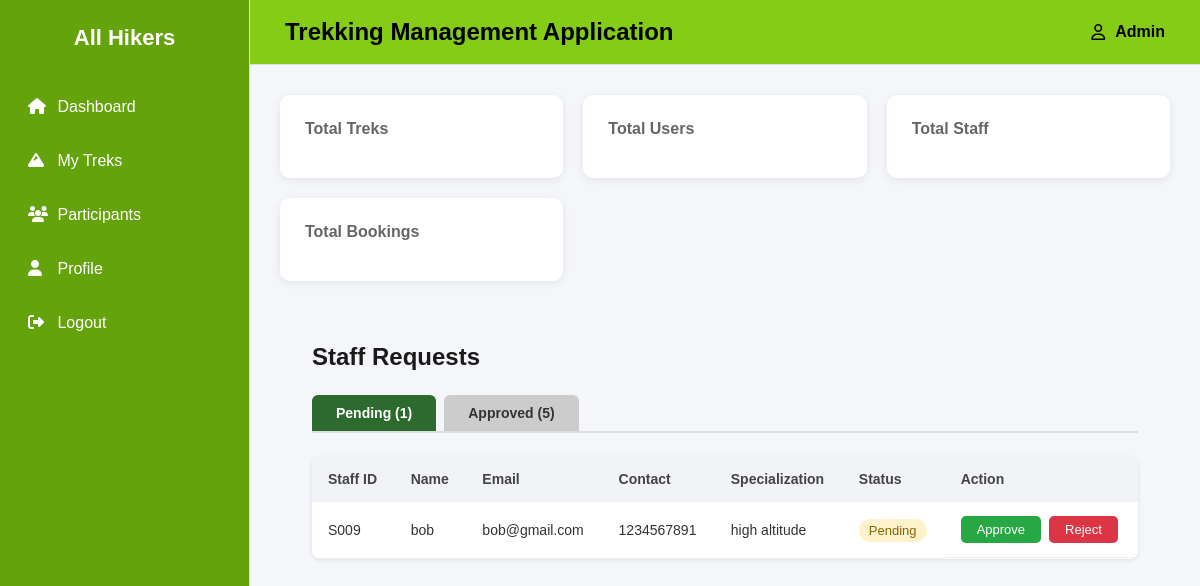
Screenshot of /admin_dashboard/staff with the database file from the repository.
### backend/models.py (models this page shows)
class Users(db.Model):
    __tablename__="users"
    id=db.Column(db.Integer,primary_key=True)
    role=db.Column(db.Integer,default=1)
    username=db.Column(db.String,nullable=False)
    password=db.Column(db.String,nullable=False)
    email=db.Column(db.String,nullable=False)
    address=db.Column(db.String,nullable=False)
    full_name=db.Column(db.String,nullable=False)
    pin_code=db.Column(db.String,nullable=False)
    is_approved = db.Column(db.Boolean, default=True)  # True for normal users
    booking=db.relationship("Booking",cascade="all,delete",backref="users",lazy=True) #User can access all of his bookings

class Staff_profile(db.Model):
    __tablename__="staff_profile"
    id=db.Column(db.Integer,primary_key=True)
    name=db.Column(db.String,nullable=False)
    user_id=db.Column(db.Integer, db.ForeignKey("users.id"),nullable=False)
    phone=db.Column(db.String,nullable=False)
    joined_at=db.Column(db.Date,nullable=False)
    experience_years=db.Column(db.Integer,nullable=False)
    specialization=db.Column(db.String,nullable=False)
    trek=db.relationship("Trek",cascade="all,delete",backref="staff_profile",lazy=True) #Staff profile can access its treks

### backend/controllers.py (the view)
@auth_bp.route('/admin_dashboard/staff')
def staff():
    active_tab = request.args.get('tab', 'pending')
    pending_staff = db.session.query(Users, Staff_profile).join(
        Staff_profile, Staff_profile.user_id == Users.id
    ).filter(Users.role == 2, Users.is_approved == False).all()
    approved_staff = db.session.query(Users, Staff_profile).join(
        Staff_profile, Staff_profile.user_id == Users.id
    ).filter(Users.role == 2, Users.is_approved == True).all()
    return render_template('approve_staff.html',pending_staff=pending_staff,approved_staff=approved_staff,active_tab=active_tab)

### templates/approve_staff.html (shortened to what this page needs)
{% extends "base.html" %}
{% block content %}
<link rel="stylesheet" href="{{ url_for('static', filename='css/approve_staff.css') }}">
<div class="staff-container">
    <h2 class="staff-title">Staff Requests</h2>
    <div class="tab-bar">
        <a href="{{ url_for('auth.staff', tab='pending') }}"
           class="tab-btn {{ 'tab-active' if active_tab == 'pending' else 'tab-inactive' }}">
            Pending ({{ pending_staff|length }})
        </a>
        <a href="{{ url_for('auth.staff', tab='approved') }}"
           class="tab-btn {{ 'tab-active' if active_tab == 'approved' else 'tab-inactive' }}">
            Approved ({{ approved_staff|length }})
        </a>
    </div>
    {% if active_tab == 'pending' %}
        {% if pending_staff %}
        <table class="staff-table">
            <thead>
                <tr>
                    <th>Staff ID</th>
                    <th>Name</th>
                    <th>Email</th>
                    <th>Contact</th>
                    <th>Specialization</th>
                    <th>Status</th>
                    <th>Action</th>
                </tr>
            </thead>
            <tbody>
                {% for user, profile in pending_staff %}
                <tr>
                    <td>S00{{ user.id }}</td>
                    <td>{{ profile.name }}</td>
                    <td>{{ user.email }}</td>
                    <td>{{ profile.phone }}</td>
                    <td>{{ profile.specialization }}</td>
                    <td><span class="badge badge-pending">Pending</span></td>
                    <td class="action-cell">
                        <a href="{{ url_for('auth.approve_staff', user_id=user.id) }}"
                           class="btn btn-approve">Approve</a>
                        <a href="{{ url_for('auth.reject_staff', user_id=user.id) }}"
                           class="btn btn-reject">Reject</a>
                    </td>
                </tr>
                {% endfor %}
            </tbody>
        </table>
        {% else %}
        <p class="empty-msg">No pending staff requests.</p>
        {% endif %}
    {% endif %}
</div>
{% endblock %}

### static/css/dashboard.css (style rules this page uses)
* { margin:0; padding:0; box-sizing:border-box; font-family:Arial, Helvetica, sans-serif; }
body { background:#f4f6f9; }
table { width:100%; border-collapse:collapse; background:white; box-shadow:0 2px 8px rgba(0,0,0,.08); }
th { background:#f1f3f6; }
th,td { padding:15px; text-align:left; border-bottom:1px solid #eee; }
.btn { background:#2563eb; color:white; border:none; padding:8px 18px; border-radius:6px; cursor:pointer; }
.btn { background:#2563eb; color:white; text-decoration:none; padding:8px 18px; border-radius:6px; display:inline-block; }

### static/css/approve_staff.css (style rules this page uses)
.staff-container { padding: 32px; }
.staff-title { margin-bottom: 24px; font-size: 24px; font-weight: 700; color: #1a1a1a; }
.tab-bar { display: flex; gap: 8px; margin-bottom: 24px; border-bottom: 2px solid #ddd; }
.tab-btn { padding: 10px 24px; text-decoration: none; font-weight: 600; border-radius: 6px 6px 0 0; font-size: 14px; }
.tab-active { background: #2d6a2d; color: white; }
.tab-inactive { background: #ccc; color: #333; }
.staff-table { width: 100%; border-collapse: collapse; background: white; border-radius: 8px; overflow: hidden; box-shadow: 0 1px 4px rgba(0, 0, 0, 0.1); }
.staff-table thead { background: #f5f5f5; }
.staff-table th { padding: 14px 16px; text-align: left; font-size: 14px; color: #444; font-weight: 600; }
.staff-table tbody tr { border-top: 1px solid #eee; }
.staff-table td { padding: 14px 16px; font-size: 14px; color: #333; }
.action-cell { display: flex; gap: 8px; }
.btn { padding: 6px 16px; border-radius: 5px; text-decoration: none; font-size: 13px; font-weight: 500; }
.btn-approve { background: #28a745; color: white; }
.btn-reject { background: #dc3545; color: white; }
.badge { padding: 4px 10px; border-radius: 12px; font-size: 13px; font-weight: 500; }
.badge-pending { background: #fff3cd; color: #856404; }

### rows the page displays
Users: id "9", name "bob", email "bob@gmail.com", phone "1234567891", specialization "high altitude"

### other values shown
{{ session.get('username',"Admin") }} "Admin"
{{ pending_staff|length }} "1"
{{ approved_staff|length }} "5"
